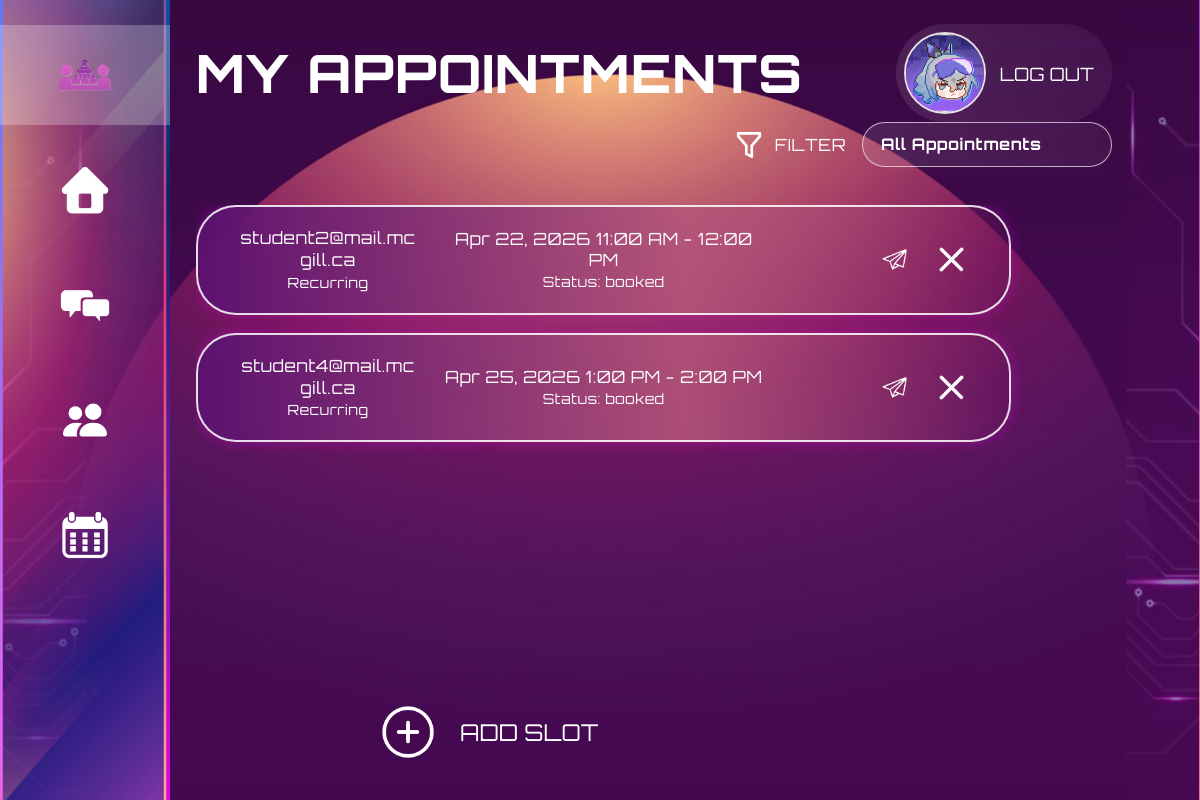
The app's page /appointments.php (signed in) with its own data.
### tables this page shows
CREATE TABLE appointments (
    appointment_id INT PRIMARY KEY AUTO_INCREMENT,
    slot_id INT UNIQUE NOT NULL,  
    user_id INT NOT NULL,
    status ENUM('booked','pending') DEFAULT 'pending',
    created_at TIMESTAMP DEFAULT CURRENT_TIMESTAMP,
    
    FOREIGN KEY (slot_id) REFERENCES booking_slots(slot_id)
    ON DELETE CASCADE,
    FOREIGN KEY (user_id) REFERENCES users(user_id)
);

CREATE TABLE users ( 
    user_id INT AUTO_INCREMENT PRIMARY KEY,
    email VARCHAR(50) NOT NULL UNIQUE,
    password VARCHAR(255) NOT NULL,
    role ENUM('student', 'owner') NOT NULL
);

CREATE TABLE booking_slots (
    slot_id INT PRIMARY KEY AUTO_INCREMENT,
    owner_id INT NOT NULL,
    start_time DATETIME NOT NULL,
    end_time DATETIME NOT NULL,
    is_active BOOLEAN DEFAULT FALSE,  
    is_recurring BOOLEAN DEFAULT FALSE,
    recurring_id INT NULL,
    created_at TIMESTAMP DEFAULT CURRENT_TIMESTAMP,
    
    FOREIGN KEY (owner_id) REFERENCES users(user_id),
    FOREIGN KEY (recurring_id) REFERENCES recurrences(recurring_id)
    ON DELETE SET NULL
);

### appointments.php (the view, shortened to what this page needs)
<?php
require_once __DIR__ . '/connect_db.php';
$user_id = (int) $_SESSION['user_id'];
$role = $_SESSION['role'];
$filter = $_GET['filter'] ?? 'all';
$where = [];
$params = [];
$types = "";
$where[] = "a.status = 'booked'";
if ($role === 'student') {
    $where[] = "a.user_id = ?";
    $params[] = $user_id;
    $types .= "i";
} else {
    $where[] = "bs.owner_id = ?";
    $params[] = $user_id;
    $types .= "i";
}
$whereSql = $where ? "WHERE " . implode(" AND ", $where) : "";
$sql = "
    SELECT
        a.appointment_id,
        a.status,
        bs.slot_id,
        bs.start_time,
        bs.end_time,
        bs.is_recurring,
        owner.email AS owner_email,
        student.email AS student_email
    FROM appointments a
    JOIN booking_slots bs ON a.slot_id = bs.slot_id
    JOIN users owner ON bs.owner_id = owner.user_id
    JOIN users student ON a.user_id = student.user_id
    $whereSql
    ORDER BY bs.start_time ASC
";
$stmt = $conn->prepare($sql);
if (!empty($params)) {
    $stmt->bind_param($types, ...$params);
}
$stmt->execute();
$result = $stmt->get_result();
$appointments = [];
while ($row = $result->fetch_assoc()) {
    $appointments[] = $row;
}
usort($appointments, function ($a, $b) {
    return strtotime($a['start_time']) <=> strtotime($b['start_time']);
});
?>
<!DOCTYPE html>
<html>
<head>
    <link rel="stylesheet" href="css/appointments_style.css">
    <link rel="stylesheet" href="css/style.css">
</head>
<body>
<div class="appointments-page">
    <aside class="sidebar">
        <a href="appointments.php">
            <button class="sidebar-btn logo active" title="Appointments">
                <img src="assets/logo.png" alt="Appointments" />
            </button>
        </a>
		<a href="slots_owner.php">
			<button class="sidebar-btn" title="Home" type="button">
				<img src="assets/home_icon.png" alt="Home" />
			</button>
		</a>
        <a href="notifications.php">
            <button class="sidebar-btn" title="Messages" type="button">
                <img src="assets/chat_icon.png" alt="Messages" />
            </button>
        </a>
        <a href="group_meetings.php">
            <button class="sidebar-btn" title="Group Meetings">
            </button>
        </a>
        <?php if ($role === 'owner'): ?>
            <a href="slots.php">
                <button class="sidebar-btn" title="Slots">
                    <img src="assets/calendar_icon.png" alt="Slots" />
                </button>
            </a>
        <?php endif; ?>
    </aside>
    <main class="appointments-main">
        <header class="appointments-header">
            <h1>MY APPOINTMENTS</h1>
            <form class="logout-form" action="logout.php" method="post">
                <button class="logout-btn" type="submit">
                    <img src="assets/profile.png" alt="Profile" class="profile-icon" />
                    <span>LOG OUT</span>
                </button>
            </form>
        </header>
        <section class="appointments-hero">
            <div class="filter-row">
                <label class="filter-label" for="eventFilter">
                    <img src="assets/filter.png" alt="Filter" />
                    <span>FILTER</span>
                </label>
                <form method="GET">
                    <select class="event-filter" id="eventFilter" name="filter" onchange="this.form.submit()">
                        <option value="all" <?= $filter === 'all' ? 'selected' : '' ?>>All Appointments</option>
                    </select>
                </form>
            </div>
            <section class="appointments-content">
				<div class="appointment-list">
					<?php if (empty($appointments)): ?>
						<div class="appointment-card">
							<div class="appointment-owner">NO APPOINTMENTS FOUND</div>
							<div class="appointment-datetime">There are no appointments for this filter.</div>
						</div>
					<?php else: ?>
						<?php foreach ($appointments as $appt): ?>
							<?php
								$isGroup = isset($appt['card_type']) && $appt['card_type'] === 'group';
                                if ($isGroup) {
                                    $displayName = "GROUP: " . $appt['student_email'];
                                    $displayEmail = $appt['owner_email'];
                                } else {
                                    $displayName = ($role === 'student') ? $appt['owner_email'] : $appt['student_email'];
                                    $displayEmail = $displayName;
                                }
							?>
							<div class="appointment-card">
								<div class="appointment-owner">
									<?= htmlspecialchars($displayName) ?><br>
									<small><?= $appt['is_recurring'] ? 'Recurring' : 'One-time' ?></small>
								</div>
								<div class="appointment-datetime">
									<?= date("M j, Y g:i A", strtotime($appt['start_time'])) ?>
									-
									<?= date("g:i A", strtotime($appt['end_time'])) ?><br>
									<small>Status: <?= $isGroup ? 'Group Meeting' : htmlspecialchars($appt['status']) ?></small>
								</div>
								<div class="appointment-actions">
									<a class="icon-btn" href="mailto:<?= htmlspecialchars($displayEmail) ?>">
										<img src="assets/mailto_icon.png" alt="Email" />
									</a>
									<?php if (!$isGroup): ?>
                                        <form action="cancel_appointment.php" method="POST" style="display:inline;">
                                            <button class="icon-btn" type="submit">
                                                <img src="assets/cancel_icon.png" alt="Cancel" />
                                            </button>
                                        </form>
                                    <?php endif; ?>
								</div>
							</div>
						<?php endforeach; ?>
					<?php endif; ?>
				</div>
			</section>
			<div class="appointments-footer">
				<?php if ($role === 'student'): ?>
					<a href="slots_owner.php" class="add-booking-btn">
						<img src="assets/add_icon.png" alt="Add booking" class="add-icon" />
						<span>ADD BOOKING</span>
					</a>
				<?php else: ?>
					<a href="add_new_slots.php" class="add-booking-btn">
						<img src="assets/add_icon.png" alt="Add slot" class="add-icon" />
						<span>ADD SLOT</span>
					</a>
				<?php endif; ?>
			</div>
        </section>
    </main>
    <div class="right-pinkbar" aria-hidden="true"></div>
</div>
</body>
</html>

### css/style.css (style rules this page uses)
* { box-sizing: border-box; margin: 0; }
:root { --font-heading: 'Orbitron', sans-serif; --font-body: 'Rajdhani', sans-serif; --text-main: #ffffff; --border-soft: rgba(255, 255, 255, 0.85); --row-grad: linear-gradient(90deg, rgba(91, 18, 112, 0.95) 0%, rgba(180, 86, 122, 0.88) 60%, rgba(121, 22, 99, 0.2) 100%); }
html, body { width: 100%; min-height: 100%; }
body { font-family: var(--font-body); color: var(--text-main); background: url("../assets/307_Project.jpg") center center / cover no-repeat; }
.sidebar { width: 170px; min-width: 170px; height: 100vh; float: left; position: relative; display: flex; flex-direction: column; align-items: center; gap: 15px; padding-top: 25px; background: url("../assets/sidebar.png") left top / cover no-repeat; }
.sidebar>* { position: relative; z-index: 1; }
.sidebar-btn { width: 170px; height: 100px; border: none; background: transparent; cursor: pointer; display: flex; align-items: center; justify-content: center; padding: 0px; }
.sidebar-btn img { max-width: 60px; max-height: 60px; }
.sidebar-btn svg { color: var(--text-main); width: 44px; height: 44px; }
.sidebar-btn.active { background: rgba(255, 255, 255, 0.25); }
.logout-btn { display: flex; align-items: center; gap: 14px; padding: 8px 18px 8px 8px; border-radius: 999px; font-size: 1.15rem; border: none; background: linear-gradient(90deg, rgba(255,255,255,0.10), rgba(255,255,255,0.05)); color: var(--text-main); cursor: pointer; transition: 0.3s; }
.profile-icon { width: 82px; height: 82px; object-fit: cover; border-radius: 50%; flex-shrink: 0; border: 2px solid rgba(255, 255, 255, 0.85); }

### records on screen
appointments: user.email "student2@mail.mcgill.ca", slot.start_time "Apr 22, 2026 11:00 AM", slot.end_time "12:00 PM", status "booked"
appointments: user.email "student4@mail.mcgill.ca", slot.start_time "Apr 25, 2026 1:00 PM", slot.end_time "2:00 PM", status "booked"
